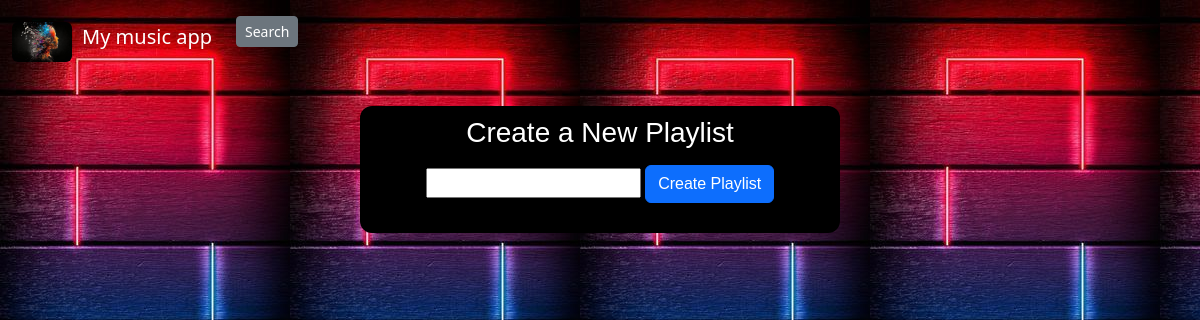
Before: /playlist (signed in) with the older database file.
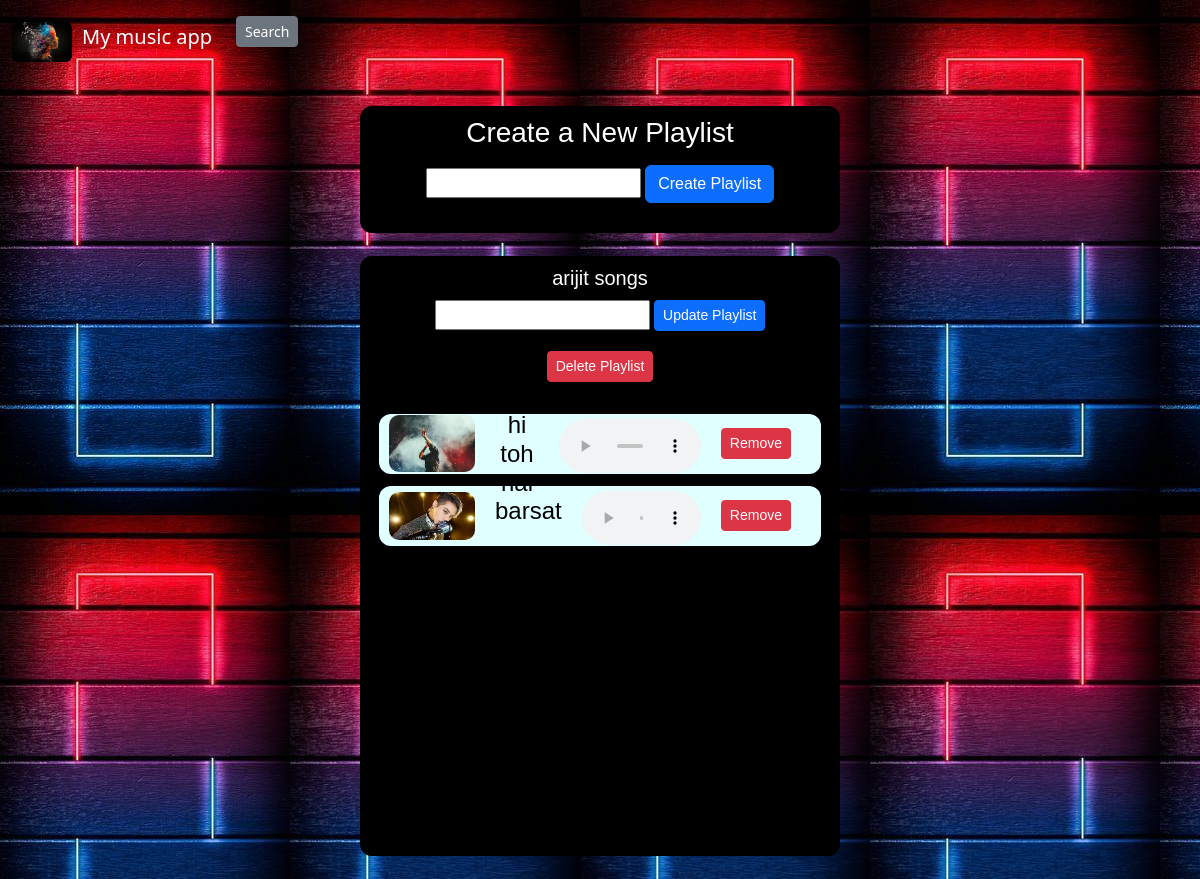
After: the same page with the newer database file.
### tables this page shows
CREATE TABLE playlists (
            id INTEGER PRIMARY KEY AUTOINCREMENT,
            user_id INTEGER,
            name TEXT NOT NULL,
            FOREIGN KEY (user_id) REFERENCES login (id)    
        );

CREATE TABLE playlist_songs (
            id INTEGER PRIMARY KEY AUTOINCREMENT,
            playlist_id INTEGER,
            song_name TEXT NOT NULL,
            file_path TEXT NOT NULL,
            image_path TEXT NOT NULL,
            FOREIGN KEY (playlist_id) REFERENCES playlists (id)
        );

### playlist.py (the view)
@playlist.route('/playlist', methods=['GET', 'POST'])
def playlist_page():
    user_id = session.get('user_id')
    print(f"user_id_from_session: {user_id}")
    if request.method == 'POST':
        playlist_name = request.form.get('playlist_name')
        if playlist_name and user_id:
            add_playlist(playlist_name, user_id)
    existing_playlists = get_existing_playlists(user_id)
    return render_template('playlist.html', user_id=user_id, existing_playlists=existing_playlists)

### playlist.py (called while the page is built)
def get_songs_for_playlist(playlist_id):
    connection = sqlite3.connect('song.db')
    cursor = connection.cursor()
    cursor.execute('SELECT id, song_name, file_path, image_path FROM playlist_songs WHERE playlist_id = ?', (playlist_id,))
    songs = [{'id': row[0], 'song_name': row[1], 'file_path': row[2], 'image_path': row[3]} for row in cursor.fetchall()]
    connection.close()
    return songs

def get_existing_playlists(user_id):
    connection = sqlite3.connect('song.db')
    cursor = connection.cursor()
    cursor.execute('SELECT id, name FROM playlists WHERE user_id = ?', (user_id,))
    playlists = [{'id': row[0], 'name': row[1], 'songs': get_songs_for_playlist(row[0])} for row in cursor.fetchall()]
    connection.close()
    return playlists

### templates/playlist.html (shortened to what this page needs)
<!DOCTYPE html>
<html lang="en">
<head>
    <link href="https://cdn.jsdelivr.net/npm/bootstrap@5.3.2/dist/css/bootstrap.min.css" rel="stylesheet"
>
</head>
<body>
    <nav class="navbar navbar-expand-lg">
        <div class="container-fluid">
            <a class="navbar-brand" href="index" style="color: white;">
                <img src="static/logo.jpg" class="rounded float-start" style="max-height: 40px; margin-right: 10px;"> My
                music app
            </a>
            <div class="collapse navbar-collapse" id="navbarSupportedContent">
                <ul class="navbar-nav me-auto mb-2 mb-lg-0">
                    <li class="nav-item">
                        <a class="nav-link active" aria-current="page" href="search">
                            <button type="button" class="btn btn-secondary btn-sm">Search</button>
                        </a>
                    </li>
                </ul>
            </div>
        </div>
    </nav>
    <div class="container">
        <h3>Create a New Playlist</h3>
        <form method="post" action="{{ url_for('playlist.playlist_page', user_id=user_id) }}">
            <input type="text" id="playlist_name" name="playlist_name" required>
            <button type="submit" class="btn btn-primary">Create Playlist</button>
        </form>
    </div>
        <ul>
            {% for playlist in existing_playlists %}
                <li>
                    <div class="playlist-container">
                        <h2 class="playlist-title">{{ playlist.name }} </h2>
                        <form method="post" action="{{ url_for('playlist.update_playlist', playlist_id=playlist.id) }}">
                            <input type="text" id="new_playlist_name" name="new_playlist_name" required>
                            <button type="submit" class="btn btn-primary btn-sm">Update Playlist</button>
                        </form>
                        <form method="post" action="{{ url_for('playlist.delete_playlist', playlist_id=playlist.id) }}">
                            <button type="submit" class="btn btn-danger btn-sm" >Delete Playlist</button>
                        </form>
                        <ul>
                            {% for song in playlist.songs %}
                                <li class="song-item">
                                    <img src="{{ song.image_path }}" alt="Song Image">
                                        <h4>{{ song.song_name }}</h4>
                                        <audio controls>
                                            <source src="{{ song.file_path }}" type="audio/mp3">
                                        </audio>
                                    <form method="post" action="{{ url_for('playlist.remove_song', song_id=song.id) }}">
                                        <button type="submit" class="btn btn-danger btn-sm">Remove</button>
                                    </form>
                                </li>
                            {% endfor %}
                        </ul>
                    </div>
                </li>
            {% endfor %}
        </ul>
</body>
</html>

### templates/playlist.html (style rules this page uses)
body { background: url('static/newone.jpg'); color: #495057; }
.container { display: flex; flex-direction: column; text-align: center; flex-wrap: wrap; background-color: black; color: white; font-family: 'Varela Round', sans-serif; margin: 23px auto; width: 40%; border-radius: 12px; padding: 10px; }
.playlist-container { display: flex; flex-direction: column; text-align: center; flex-wrap: wrap; min-height: 75vh; background-color: black; color: white; font-family: 'Varela Round', sans-serif; margin: 23px auto; width: 40%; border-radius: 12px; padding: 10px; }
h3 { margin-bottom: 15px; }
form { margin-bottom: 20px; border-radius: 12px; }
ul { list-style-type: none; padding: 0; }
li { margin-bottom: 20px; }
.playlist-title { font-size: 20px; margin-bottom: 10px; margin-left: 0px; }
audio { width: 100%; margin-top: 5px; }
.song-item { height: 60px; display: flex; background-color: lightcyan; color: black; margin: 12px 9px; justify-content: space-between; align-items: center; border-radius: 12px; padding: 10px; }
.song-item img { width: 86px; border-radius: 10px; }
.song-item h4, .song-item audio { margin-left: 20px; }
.song-item button { margin-top: 20px; margin-left: 20px; margin-right: 20px; }

Changed rows visible on the page:
added playlists: name "arijit songs"
added playlist_songs: shows a picture
added playlist_songs: shows a picture, song_name "barsat"
